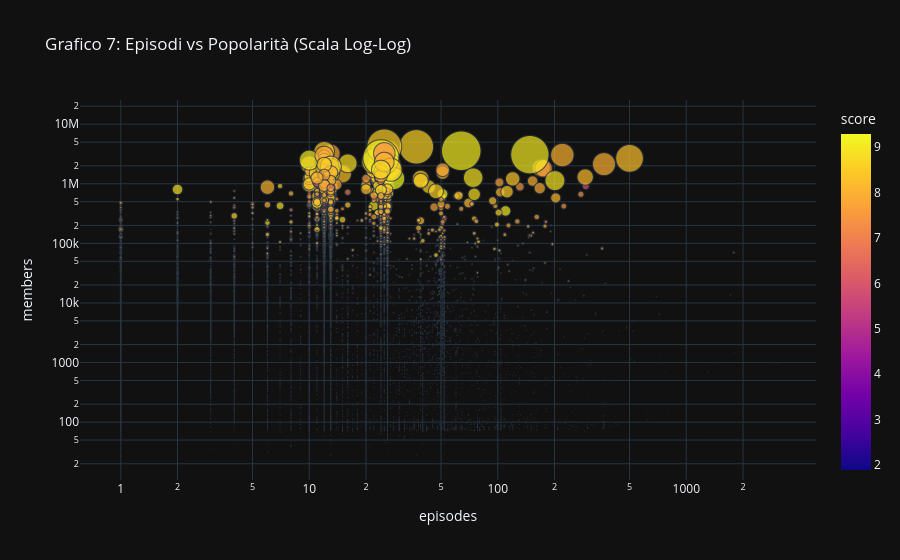

Notebook code cell kept with this figure:
### Code cell
# Grafico 7: Scatter Plot: Numero di episodi vs Popolarità (Members)
# Esiste un "punto di rottura" dove la lunghezza stanca il pubblico?
fig7 = px.scatter(df, x='episodes', y='members', hover_name='title', log_x=True, log_y=True,
                  title='Grafico 7: Episodi vs Popolarità (Scala Log-Log)',
                  color='score', size='favorites', size_max=40,
                  opacity=0.7)
fig7.show()

### Figure 1 — Plotly figure (JSON) as saved in the notebook; plotly's stock layout.template omitted (floating-point values rounded to 4 significant figures; data arrays with more than 128 entries replaced by an {"elided": "..."} marker saying what was removed)
{"data": [{"hovertemplate": "<b>%{hovertext}</b><br><br>episodes=%{x}<br>members=%{y}<br>favorites=%{marker.size}<br>score=%{marker.color}<extra></extra>", "hovertext": {"elided": "17528 str values"}, "legendgroup": "", "marker": {"color": {"elided": "17528 float values"}, "coloraxis": "coloraxis", "opacity": 0.7, "size": {"elided": "17528 int values"}, "sizemode": "area", "sizeref": 152.1, "symbol": "circle"}, "mode": "markers", "name": "", "showlegend": false, "type": "scattergl", "x": {"elided": "17528 float values"}, "xaxis": "x", "y": {"elided": "17528 int values"}, "yaxis": "y"}], "layout": {"coloraxis": {"colorbar": {"title": {"text": "score"}}, "colorscale": [[0, "#0d0887"], [0.1111, "#46039f"], [0.2222, "#7201a8"], [0.3333, "#9c179e"], [0.4444, "#bd3786"], [0.5556, "#d8576b"], [0.6667, "#ed7953"], [0.7778, "#fb9f3a"], [0.8889, "#fdca26"], [1, "#f0f921"]]}, "legend": {"itemsizing": "constant", "tracegroupgap": 0}, "title": {"text": "Grafico 7: Episodi vs Popolarità (Scala Log-Log)"}, "xaxis": {"anchor": "y", "domain": [0, 1], "title": {"text": "episodes"}, "type": "log"}, "yaxis": {"anchor": "x", "domain": [0, 1], "title": {"text": "members"}, "type": "log"}}}
